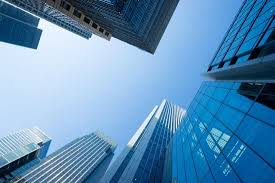
#> input picture 1-1학기/CV/lec7/images.jpg, 275 x 183 px; its folder holds only this picture in this run
$ python -i test_demo.py   (imports and definitions only)
#> lines starting #> are read from the running program, lines starting #| are printed output that depends on the picture
#> further down, picture is the input picture: shape (183, 275, 3); mean B, G, R 182.4, 143.7, 95.3
import os
import cv2
import joblib
import random
import numpy as np

TEST_DIR = "dataset_final/test"

# ======================
# 모델 로드
# ======================

# [2 lines not run here, left out]


def imread_korean(path):
    return cv2.imdecode(
        np.fromfile(path, dtype=np.uint8),
        cv2.IMREAD_COLOR
    )


# ======================
# HOG 설정
# ======================

hog = cv2.HOGDescriptor(
    _winSize=(64, 128),
    _blockSize=(16, 16),
    _blockStride=(8, 8),
    _cellSize=(8, 8),
    _nbins=9
)


# ======================
# 특징 추출
# ======================

def extract_feature(img):

    img = cv2.resize(img, (64, 128))
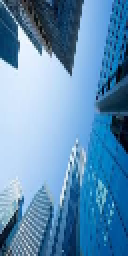
#> img: shape (128, 64, 3) (shown 2 times larger); mean of channels 0, 1, 2 182.4, 143.7, 95.3; drawn as B, G, R

    gray = cv2.cvtColor(img, cv2.COLOR_BGR2GRAY)
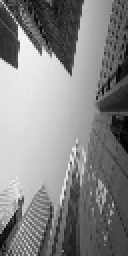
#> gray: shape (128, 64) (shown 2 times larger); min 1, max 246, mean 133.6
    gray = cv2.equalizeHist(gray)
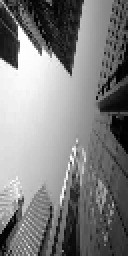
#> gray: shape (128, 64) (shown 2 times larger); min 0, max 255, mean 128.2

    hog_feature = hog.compute(gray).flatten()
#> hog_feature = 3780 values, max 0.404 at index 2340, min 0 at index 743, mean 0.131

    hsv = cv2.cvtColor(img, cv2.COLOR_BGR2HSV)
#> hsv: shape (128, 64, 3); mean H, S, V 103.8, 137.7, 182.4

    hist_h = cv2.calcHist([hsv], [0], None, [16], [0, 180])
#> hist_h = [1, 1, 1, 1, 5, 0, 5, 3, 1235, 6861, 65, 7, 2, 1, 2, 2]
    hist_s = cv2.calcHist([hsv], [1], None, [16], [0, 256])
#> hist_s = [23, 191, 718, 946, 582, 588, 583, 544, 518, 372, 267, 305, 343, 411, 621, 1180]
    hist_v = cv2.calcHist([hsv], [2], None, [16], [0, 256])
#> hist_v = [21, 69, 123, 165, 302, 405, 418, 309, 395, 568, 641, 637, 465, 287, 1245, 2142]

    hist_h = cv2.normalize(hist_h, hist_h).flatten()
#> hist_h = [0.000143, 0.000143, 0.000143, 0.000143, 0.000717, 0, 0.000717, 0.00043, 0.177, 0.984, 0.00932, 0.001, 0.000287, 0.000143, 0.000287, 0.000287]
    hist_s = cv2.normalize(hist_s, hist_s).flatten()
#> hist_s = [0.00989, 0.0822, 0.309, 0.407, 0.25, 0.253, 0.251, 0.234, 0.223, 0.16, 0.115, 0.131, 0.148, 0.177, 0.267, 0.508]
    hist_v = cv2.normalize(hist_v, hist_v).flatten()
#> hist_v = [0.00729, 0.0239, 0.0427, 0.0573, 0.105, 0.141, 0.145, 0.107, 0.137, 0.197, 0.222, 0.221, 0.161, 0.0996, 0.432, 0.743]

    return np.hstack([
        hog_feature,
        hist_h,
        hist_s,
        hist_v
    ])


# ======================
# Test 이미지 수집
# ======================

samples = []

# [16 lines not run here, left out]

samples = samples[:10]

# [70 lines not run here, left out]

>>> import cv2
>>> picture = cv2.imread('lec7/images.jpg')
>>> result = extract_feature(picture)
#> result = 3828 values, max 0.984 at index 3789, min 0 at index 743, mean 0.131

$ run again, on 1-1학기/CV/lec7/scenetext01.jpg
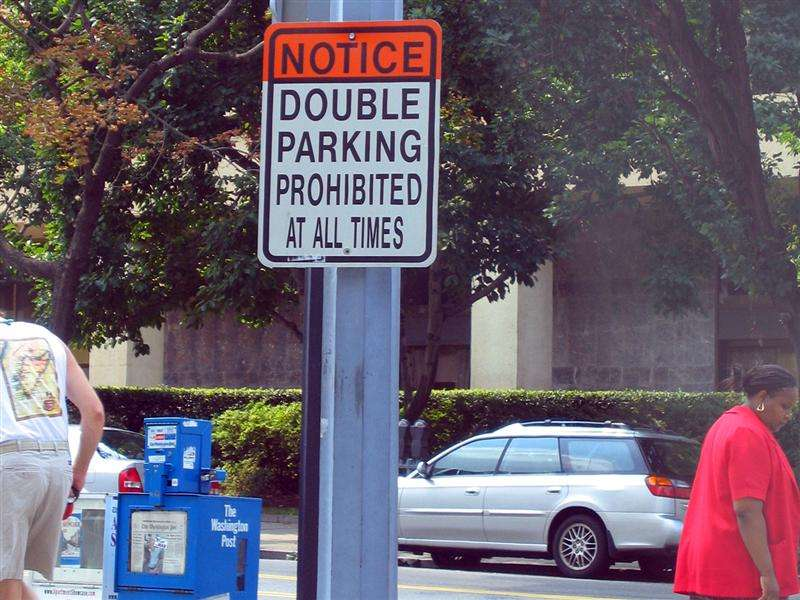
#> input picture 1-1학기/CV/lec7/scenetext01.jpg, 800 x 600 px
#> picture is the input picture: shape (600, 800, 3); mean B, G, R 108.1, 94.7, 105.4
#> in extract_feature, `img = cv2.resize(img, (64, 128))`:
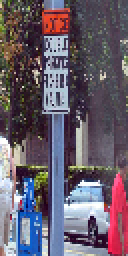
#> img: shape (128, 64, 3) (shown 2 times larger); mean of channels 0, 1, 2 106.9, 93.1, 103.9; drawn as B, G, R
#> in extract_feature, `gray = cv2.equalizeHist(gray)`:
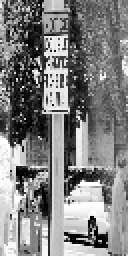
#> gray: shape (128, 64) (shown 2 times larger); min 0, max 255, mean 128.3
#> hog_feature = 3780 values, max 0.349 at index 2448, min 0.00265 at index 1535, mean 0.145
#> hsv: shape (128, 64, 3); mean H, S, V 112.6, 79.3, 121
#> in extract_feature, `hist_h = cv2.calcHist([hsv], [0], None, [16], [0, 180])`: hist_h = [509, 358, 299, 269, 96, 44, 40, 35, 241, 1612, 551, 745, 1117, 968, 665, 643]
#> in extract_feature, `hist_s = cv2.calcHist([hsv], [1], None, [16], [0, 256])`: hist_s = [478, 1054, 1738, 899, 735, 690, 738, 385, 306, 196, 176, 177, 245, 181, 121, 73]
#> in extract_feature, `hist_v = cv2.calcHist([hsv], [2], None, [16], [0, 256])`: hist_v = [1, 38, 666, 910, 1198, 1361, 464, 333, 324, 309, 413, 522, 492, 547, 284, 330]
#> in extract_feature, `hist_h = cv2.normalize(hist_h, hist_h).flatten()`: hist_h = [0.191, 0.134, 0.112, 0.101, 0.036, 0.0165, 0.015, 0.0131, 0.0903, 0.604, 0.207, 0.279, 0.419, 0.363, 0.249, 0.241]
#> in extract_feature, `hist_s = cv2.normalize(hist_s, hist_s).flatten()`: hist_s = [0.178, 0.393, 0.648, 0.335, 0.274, 0.257, 0.275, 0.144, 0.114, 0.0731, 0.0657, 0.066, 0.0914, 0.0675, 0.0451, 0.0272]
#> in extract_feature, `hist_v = cv2.normalize(hist_v, hist_v).flatten()`: hist_v = [0.0004, 0.0152, 0.266, 0.364, 0.479, 0.544, 0.185, 0.133, 0.129, 0.123, 0.165, 0.209, 0.197, 0.219, 0.113, 0.132]
#> result = 3828 values, max 0.648 at index 3798, min 0.0004 at index 3812, mean 0.145
